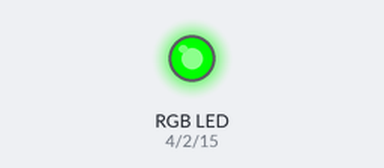
The sketch below on a simulated Arduino Uno, built with avr-gcc and run on an emulated ATmega328P. Parts: an RGB LED mixed from three pins (HIGH = lit).

Above: at 1.3 s.
At 5.2 s:
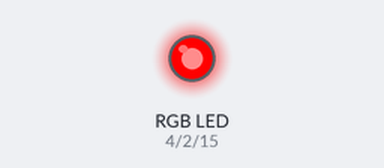
At 10.3 s:
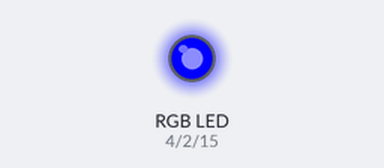
Timing chart, 0 to 21.4 s (numbered marks = the images above):
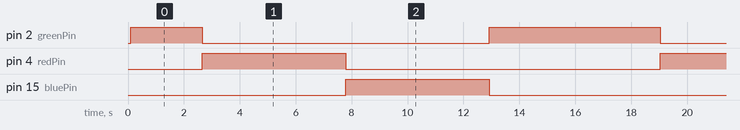

Measured:
- by itself, pin 2 (greenPin): repeats every 16.4 s: LOW 10.3 s, HIGH 6.1 s
- by itself, pin 4 (redPin), pin 15 (bluePin): alternates HIGH for 5.1 s and LOW for 11.3 s
- by itself, everything shown: repeats every 16.4 s, in 3 steps

The sketch:

08_RGBCycle.ino
```cpp
int redPin = 4;
int greenPin = 2;
int bluePin = 15;
void setup() {
  // put your setup code here, to run once:
  pinMode(redPin, OUTPUT);
  pinMode(greenPin, OUTPUT);
  pinMode(bluePin, OUTPUT);
  analogWrite(redPin, 0);
  analogWrite(greenPin, 0);
  analogWrite(bluePin, 0);
  delay(100);
}

void loop() {
  //綠慢慢變紅=>紅慢慢大,綠慢慢小
  for (int i = 0; i <= 255; i++) {
    analogWrite(redPin, i);          //紅燈慢慢亮
    analogWrite(greenPin, 255 - i);  //綠燈慢慢暗
    delay(20);
  }
  //紅慢慢變藍=>紅慢慢小,藍慢慢大
  for (int i = 0; i <= 255; i++) {
    analogWrite(bluePin, i);       //藍燈慢慢亮
    analogWrite(redPin, 255 - i);  //紅燈慢慢暗
    delay(20);
  }
  //藍慢慢變綠=>藍慢慢小,綠慢慢大
  for (int i = 0; i <= 255; i++) {
    analogWrite(greenPin, i);       //綠燈慢慢亮
    analogWrite(bluePin, 255 - i);  //藍燈慢慢暗
    delay(20);
  }
  delay(1000);
}
```
